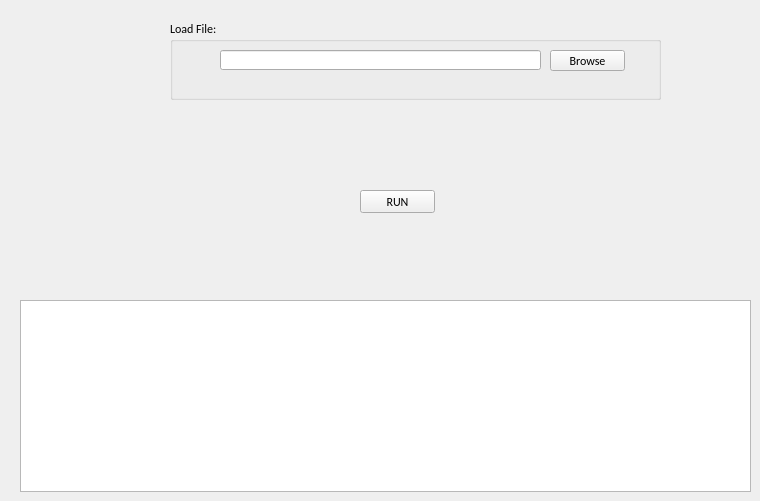
        <widget class="QWidget" name="tab_9">
         <attribute name="title">
          <string>wc</string>
         </attribute>
         <widget class="QTextBrowser" name="textBrowser_terminal_wc">
          <property name="geometry">
           <rect>
            <x>20</x>
            <y>300</y>
            <width>731</width>
            <height>192</height>
           </rect>
          </property>
         </widget>
         <widget class="QPushButton" name="pushButton_run_wc">
          <property name="geometry">
           <rect>
            <x>360</x>
            <y>190</y>
            <width>75</width>
            <height>23</height>
           </rect>
          </property>
          <property name="font">
           <font>
            <family>Calibri</family>
            <pointsize>9</pointsize>
           </font>
          </property>
          <property name="text">
           <string>RUN</string>
          </property>
         </widget>
         <widget class="QGroupBox" name="groupBox_9">
          <property name="geometry">
           <rect>
            <x>170</x>
            <y>20</y>
            <width>491</width>
            <height>80</height>
           </rect>
          </property>
          <property name="font">
           <font>
            <family>Calibri</family>
            <pointsize>9</pointsize>
           </font>
          </property>
          <property name="title">
           <string>Load File:</string>
          </property>
          <widget class="QPushButton" name="pushButton_load_wc">
           <property name="geometry">
            <rect>
             <x>380</x>
             <y>30</y>
             <width>75</width>
             <height>21</height>
            </rect>
           </property>
           <property name="font">
            <font>
             <family>Calibri</family>
             <pointsize>9</pointsize>
            </font>
           </property>
           <property name="text">
            <string>Browse</string>
           </property>
          </widget>
          <widget class="QLineEdit" name="lineEdit_loadfile_wc">
           <property name="geometry">
            <rect>
             <x>50</x>
             <y>30</y>
             <width>321</width>
             <height>20</height>
            </rect>
           </property>
          </widget>
         </widget>
        </widget>
